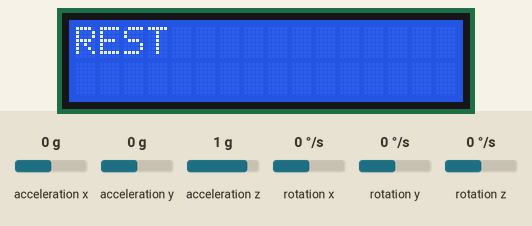
Simulated run of this sketch. Board: Arduino Uno, built with avr-gcc and run on an emulated ATmega328P. Shown: 16×2 character LCD. Wiring (inferred from the names in the program): MPU-6050 motion sensor at I2C address 0x68. The inputs (shaded band) are chosen by the test bench; at power-on: acceleration x 0 g, acceleration y 0 g, acceleration z 1 g, rotation x 0 °/s, rotation y 0 °/s, rotation z 0 °/s. What the sketch prints to the serial monitor is not drawn.

Above: at 1.2 s.
1.3 s: acceleration x set to -0.3 g
At 2.8 s:
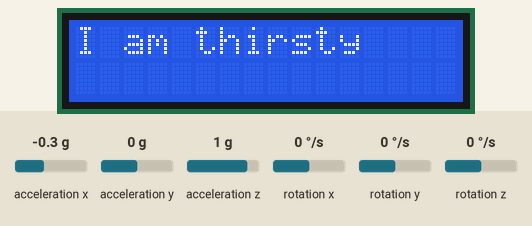
3.1 s: acceleration x set to 0 g
At 4.0 s:
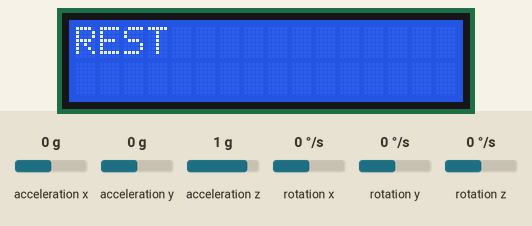
4.7 s: acceleration x set to -1.4 g
At 6.1 s:
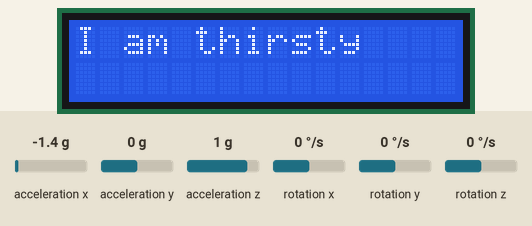
Timing chart, 0 to 7.7 s (numbered marks = the images above; inputs shaded):
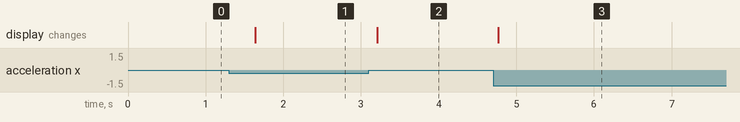

The sketch:

gyroscope_glove_code.ino
```cpp
#include <LiquidCrystal_I2C.h>
LiquidCrystal_I2C lcd(0x27,16,2);
#include <Wire.h>
const int MPU = 0x68; // MPU-6050 I2C address

float AccX, AccY, AccZ; // Accelerometer values
float GyroX, GyroY, GyroZ; // Gyroscope values

void setup() {
lcd.init();
lcd.backlight();
Wire.begin();
Serial.begin(9600);

// Initialize MPU-6050
Wire.beginTransmission(MPU);
Wire.write(0x6B); // Power management register
Wire.write(0); // Wake up MPU-6050
Wire.endTransmission(true);
}

void loop() {
Wire.beginTransmission(MPU);
Wire.write(0x3B); // Starting register for accelerometer data
Wire.endTransmission(false);
Wire.requestFrom(MPU, 14, true); // Request 14 bytes of data

// Read accelerometer data
AccX = (Wire.read() << 8 | Wire.read()) / 16384.0;
AccY = (Wire.read() << 8 | Wire.read()) / 16384.0;
AccZ = (Wire.read() << 8 | Wire.read()) / 16384.0;

// Read gyroscope data
GyroX = (Wire.read() << 8 | Wire.read()) / 131.0;
GyroY = (Wire.read() << 8 | Wire.read()) / 131.0;
GyroZ = (Wire.read() << 8 | Wire.read()) / 131.0;

// Print data to Serial Monitor
Serial.print("AccX: "); Serial.print(AccX);
/*
Serial.print(" | AccY: "); Serial.print(AccY);
Serial.print(" | AccZ: "); Serial.print(AccZ);
Serial.print(" | GyroX: "); Serial.print(GyroX);
Serial.print(" | GyroY: "); Serial.print(GyroY);
Serial.print(" | GyroZ: "); Serial.println(GyroZ);
*/

lcd.setCursor(0,0);
lcd.print("testing");

if( AccX > 0.10 && AccX < 0.15 )
{
  lcd.clear();
  lcd.setCursor(0,0);
  lcd.print("I am hungry");
}


else if(AccX < 0.01 && AccX <= -0.20 )
{
  lcd.clear();
  lcd.setCursor(0,0);
  lcd.print("I am thirsty");
}

else
{
  lcd.clear();
  lcd.setCursor(0,0);
  lcd.print("REST");
}


delay(500); // Delay for readability
}
```

Measured:
- the behaviour switches between -0.1 and -0.2 g on acceleration x (found by bisection; images 0 and 1)
- after the input at 1.3 s, the display: changes after 0.34 s (image 1)
- after the input at 3.1 s, the display: changes after 0.11 s (image 2)
- after the input at 4.7 s, the display: changes after 0.07 s (image 3)
